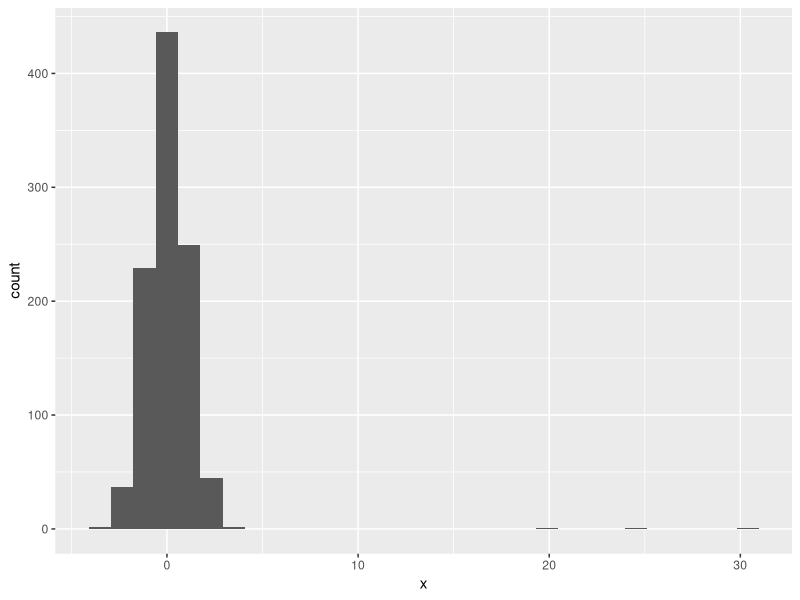
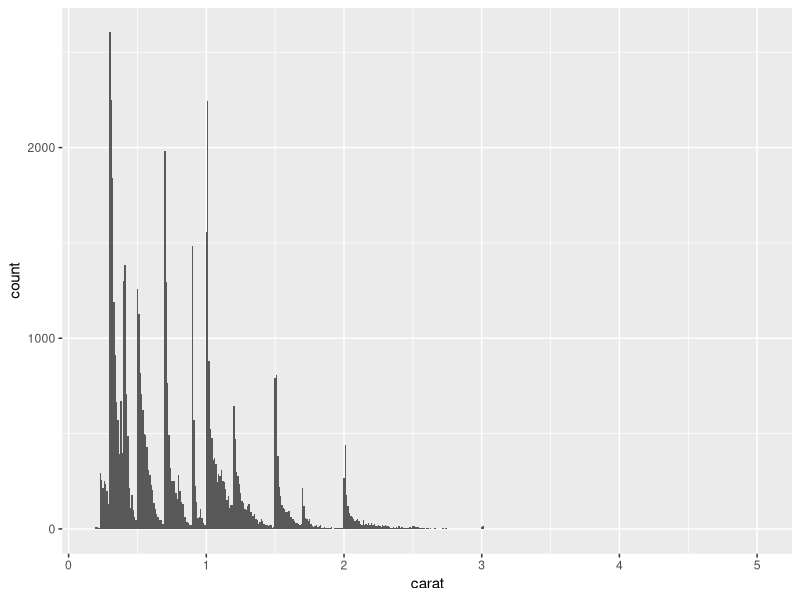
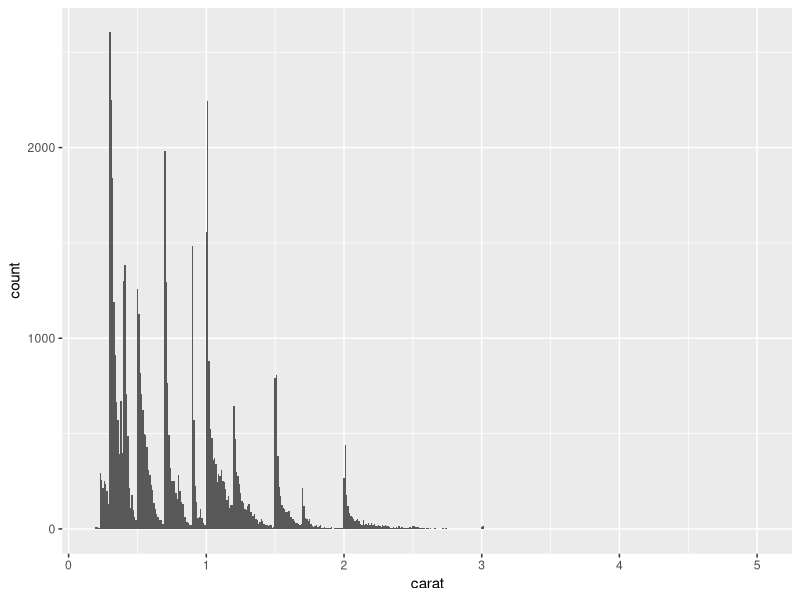
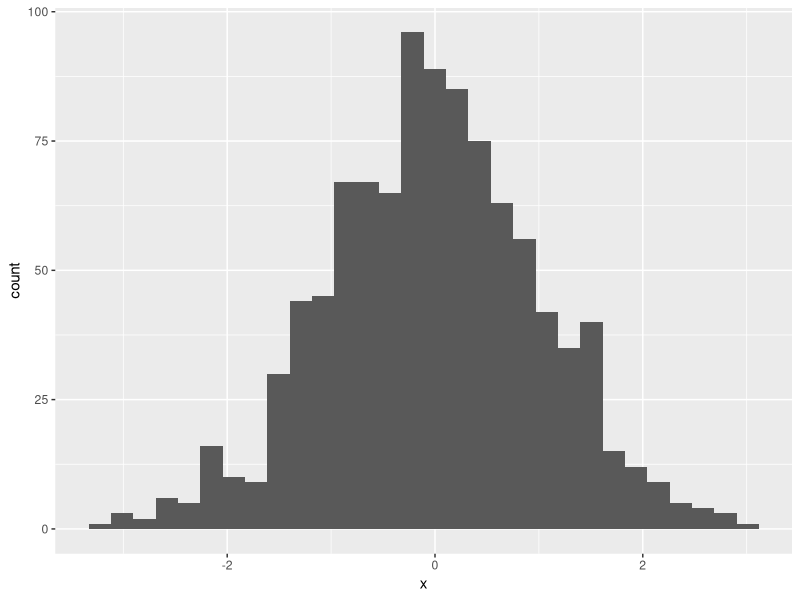
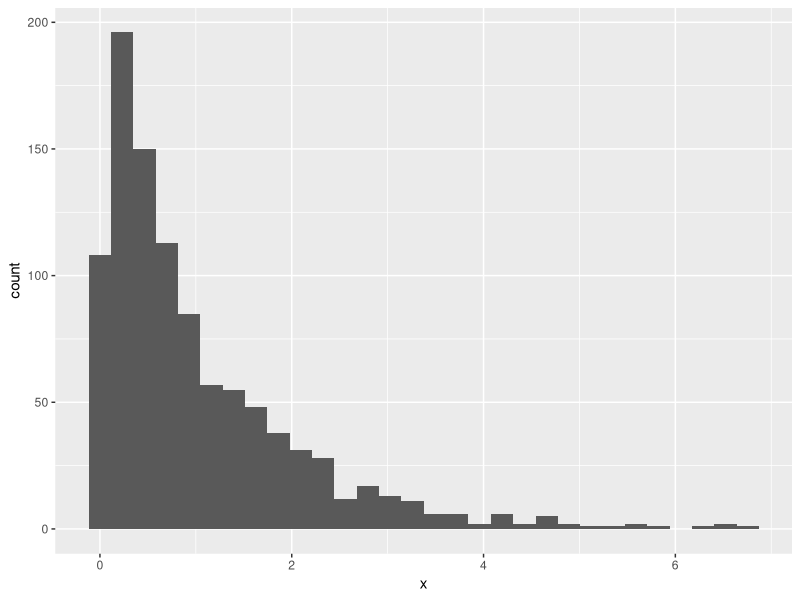
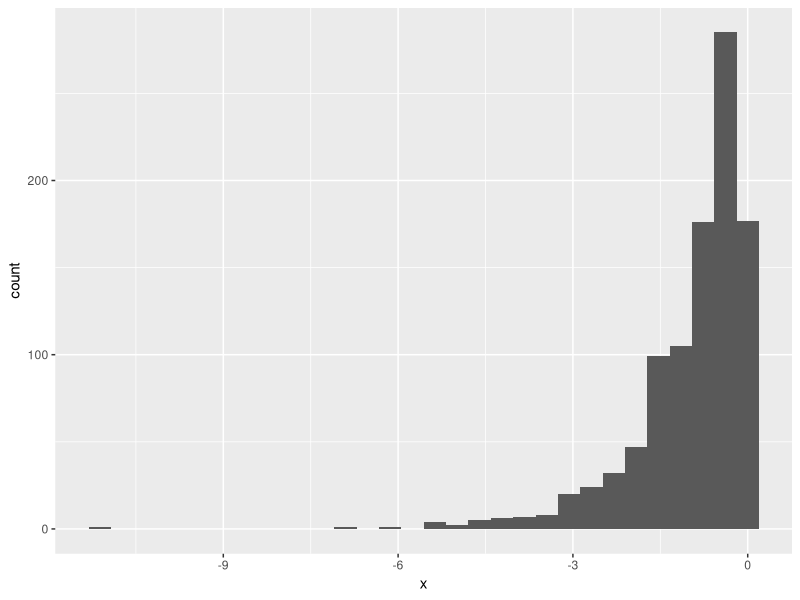
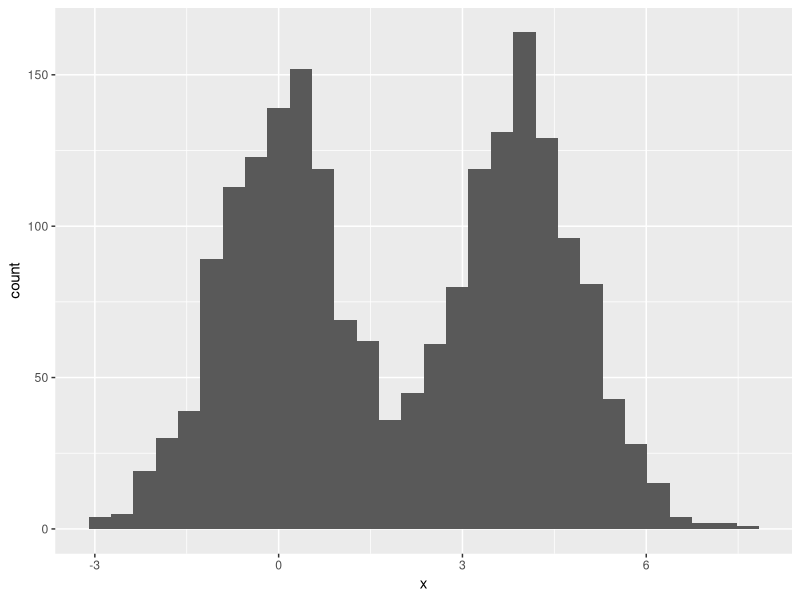
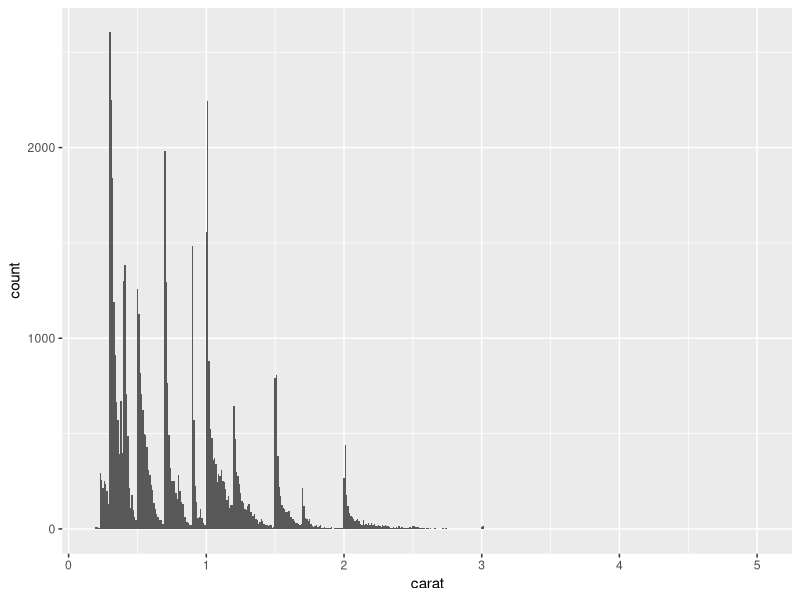

Source code (R) for these figures, in order:
## ---- chunk 1
options(htmltools.dir.version = FALSE)
knitr::opts_chunk$set(fig.align = "center", fig.asp=.5, message = FALSE, warning = FALSE)
## ---- chunk 2
library(tidyverse)
var_w_outliers <- data.frame(x = c(rnorm(1000, mean = 0, sd = 1), 20, 25, 30))
var_w_outliers %>% ggplot(aes(x = x)) +
  geom_histogram()
## ---- chunk 3
var_w_outliers %>% summarize(var = var(x), sd = sd(x), iqr = IQR(x))

var_w_outliers %>% filter(x < 10) %>% summarize(var = var(x), sd = sd(x), iqr = IQR(x))
## ---- chunk 4
ggplot(data = diamonds, mapping = aes(x = carat)) +
  geom_histogram(binwidth = 0.01)
## ---- chunk 5
ggplot(data = diamonds, mapping = aes(x = carat)) +
  geom_histogram(binwidth = 0.01)
## ---- chunk 6
data.frame(x = rnorm(1000)) %>% ggplot() +
  geom_histogram(aes(x = x))
## ---- chunk 7
data.frame(x = rexp(1000)) %>% ggplot() +
  geom_histogram(aes(x = x))
## ---- chunk 8
data.frame(x = -rexp(1000)) %>% ggplot() +
  geom_histogram(aes(x = x))
## ---- chunk 9
data.frame(x = c(rnorm(1000), rnorm(1000, mean = 4))) %>% ggplot() +
  geom_histogram(aes(x = x))
## ---- chunk 10
ggplot(data = diamonds, mapping = aes(x = carat)) +
  geom_histogram(binwidth = 0.01)
## ---- chunk 11
ggplot(data = diamonds, mapping = aes(x = y)) +
  geom_histogram(binwidth = 0.01)
## ---- chunk 12
ggplot(data = diamonds, mapping = aes(x = y)) +
  geom_histogram(binwidth = 0.5) +
  coord_cartesian(ylim = c(0, 50))
## ---- chunk 13
ggplot(data = diamonds) +
  geom_point(mapping = aes(x = x, y = y)) +
  coord_cartesian(xlim = c(4, 11), ylim = c(4, 11))
## ---- chunk 14
diamonds2 <- diamonds %>% 
  mutate(y = ifelse(y < 3 | y > 20, NA, y))
